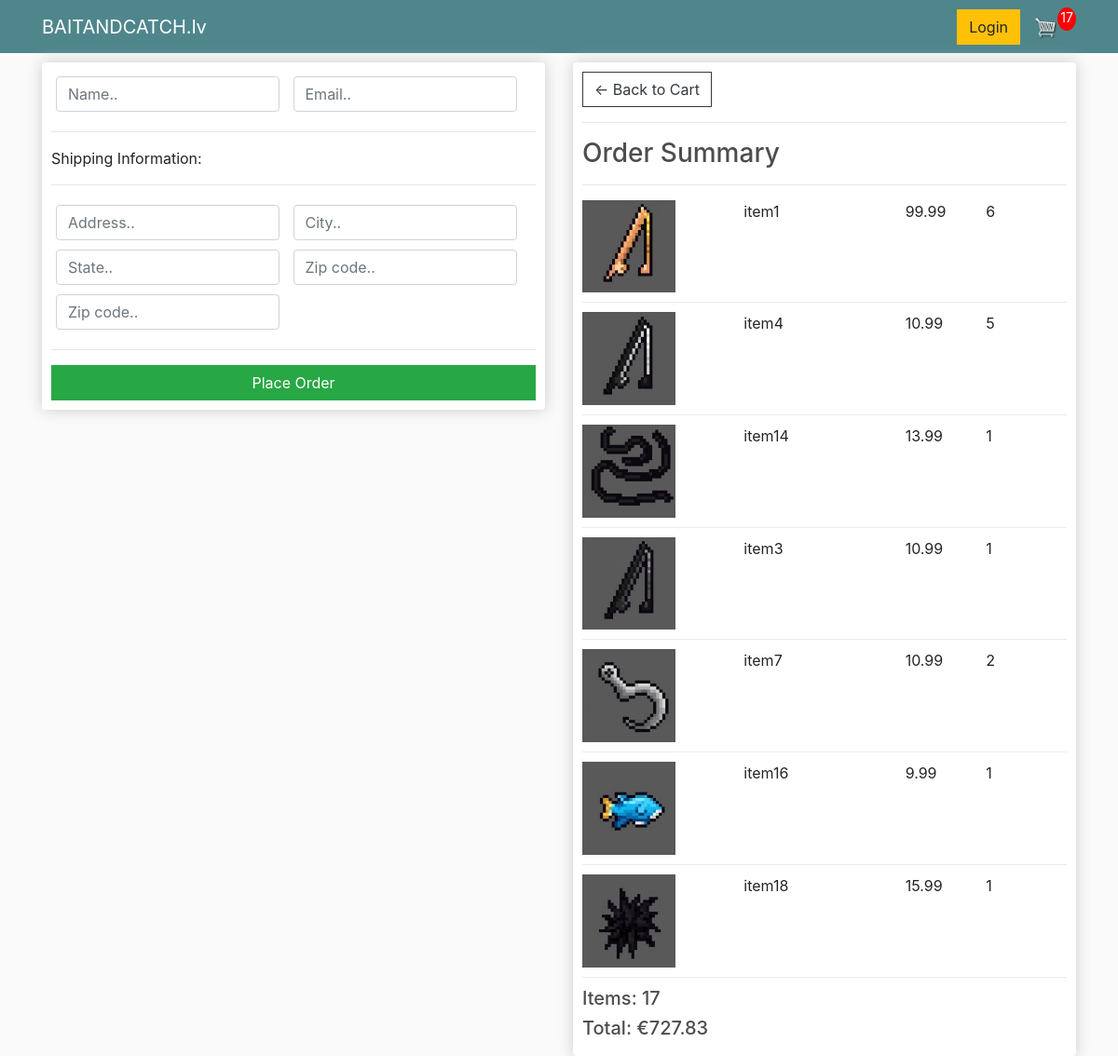
/checkout/, run on an earlier commit of the app's database.
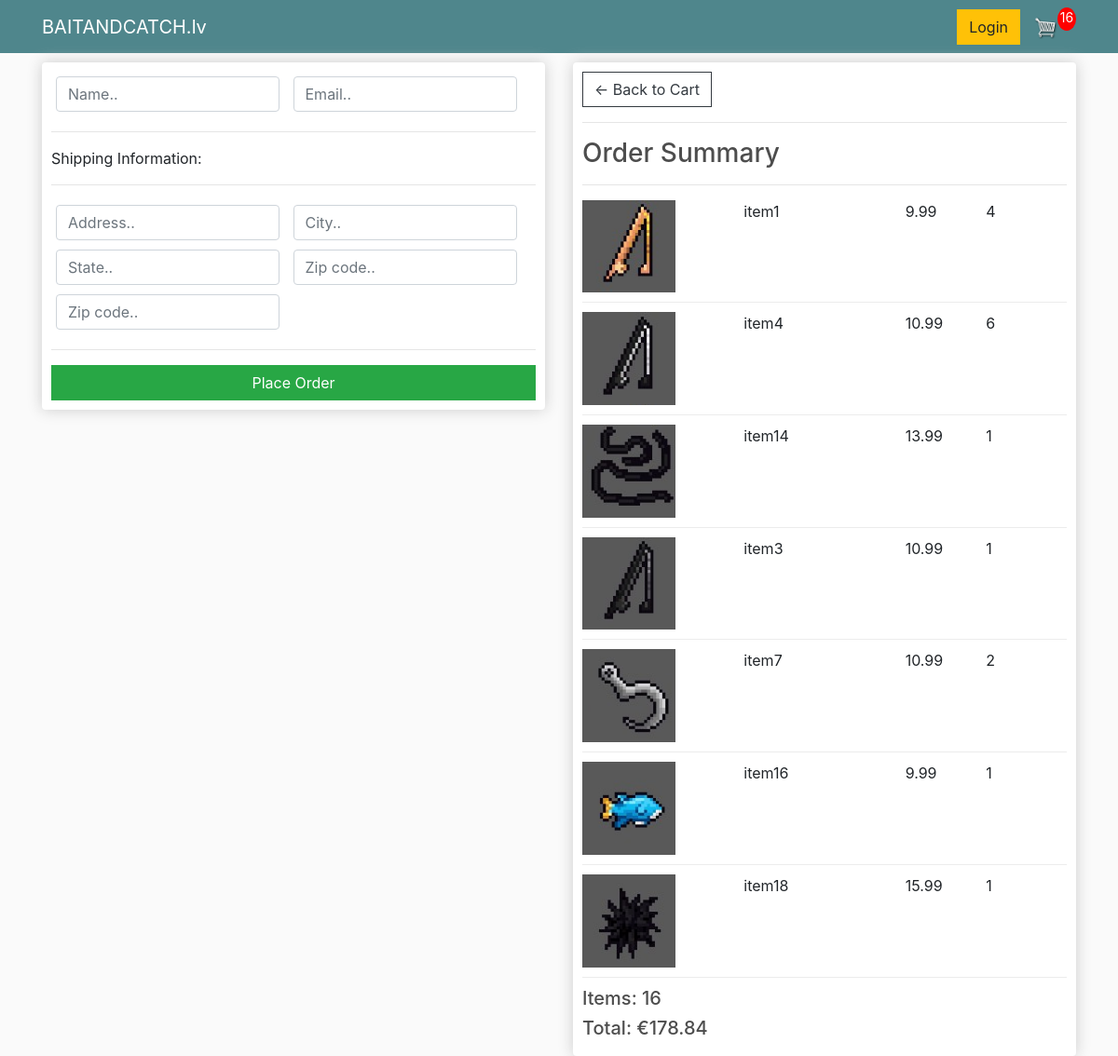
And on a later commit of the database.
### homepage/models.py (models this page shows, shortened)
class OrderItem(models.Model):
    item = models.ForeignKey(Item, on_delete=models.SET_NULL, null=True)
    order = models.ForeignKey(Order, on_delete=models.SET_NULL, null=True)
    quantity = models.IntegerField(default=0, null=True, blank=True)
    date_added = models.DateTimeField(auto_now_add=True)
    @property
    def get_total(self):
        total = self.item.price * self.quantity
        return total

class Item(models.Model):
    name = models.CharField(max_length=256)
    description = models.CharField(max_length=2000)
    price = models.DecimalField(decimal_places=2,max_digits=10)
    image = models.ImageField(upload_to='products/')

class Order(models.Model):
    date_ordered = models.DateTimeField(auto_now_add=True)
    transaction_id = models.CharField(max_length=100, null=True)
    @property
    def get_cart_total(self):
        orderitems = self.orderitem_set.all()
        total = sum([item.get_total for item in orderitems])
        return total
    @property
    def get_cart_items(self):
        orderitems = self.orderitem_set.all()
        total = sum([item.quantity for item in orderitems])
        return total

### homepage/views.py (the view)
# urls.py: re_path(r'^checkout/$',views.checkout,name='checkout'),
def checkout(request):
    order, created = models.Order.objects.get_or_create()
    items = order.orderitem_set.all()
    cartitems = order.get_cart_items
    context = {'items':items, 'order':order, 'cartitems':cartitems}
    return render(request, 'homepage/checkout.html', context)

### homepage/templates/homepage/checkout.html (shortened to what this page needs)
{% extends "homepage/homepage_base.html" %}
{% load static %}
{% block body_block %}
<div class="row">
<div class="col-lg-6">
  <div class="box-element" id="form-wrapper">
    <form id="form" action="{% url 'homepage:orderplaced' %}">
      <div id="user-info">
        <div class="form-field">
          <input required class="form-control" type="text" name="name" placeholder="Name..">
        </div>
        <div class="form-field">
          <input required class="form-control" type="email" name="email" placeholder="Email..">
        </div>
      </div>
      <div id="shipping-info">
        <hr>
        <p>Shipping Information:</p>
        <hr>
        <div class="form-field">
          <input class="form-control" type="text" name="address" placeholder="Address..">
        </div>
        <div class="form-field">
          <input class="form-control" type="text" name="city" placeholder="City..">
        </div>
        <div class="form-field">
          <input class="form-control" type="text" name="state" placeholder="State..">
        </div>
        <div class="form-field">
          <input class="form-control" type="text" name="zipcode" placeholder="Zip code..">
        </div>
        <div class="form-field">
          <input class="form-control" type="text" name="country" placeholder="Zip code..">
        </div>
      </div>
      <hr>
      <input id="form-button" class="btn btn-success btn-block" type="submit" value="Place Order">
    </form>
  </div>
  <br>
</div>
<div class="col-lg-6">
  <div class="box-element">
    <a  class="btn btn-outline-dark" href="{% url 'homepage:cart' %}">&#x2190; Back to Cart</a>
    <hr>
    <h3>Order Summary</h3>
    <hr>
    {% for item in items %}
    <div class="cart-row">
      <div style="flex:2"><img class="row-image" src="{{item.item.image.url}}"></div>
      <div style="flex:2"><p>{{item.item.name}}</p></div>
      <div style="flex:1"><p>{{item.item.price}}</p></div>
      <div style="flex:1"><p>{{item.quantity}}</p></div>
    </div>
    {% endfor %}
    <h5>Items:   {{order.get_cart_items}}</h5>
    <h5>Total:   €{{order.get_cart_total|floatformat:2}}</h5>
  </div>
</div>
</div>
{% endblock %}

What changed in the data, as far as the page shows it:
changed OrderItem "item1": item.price "99.99" → "9.99"; quantity "6" → "4"
changed OrderItem "item4": quantity "5" → "6"
changed through a linked row, Order: get_cart_items "17" → "16"; get_cart_total "727.83" → "178.84"
Also different on the page:
{{ cartitems }}: "17" → "16"
